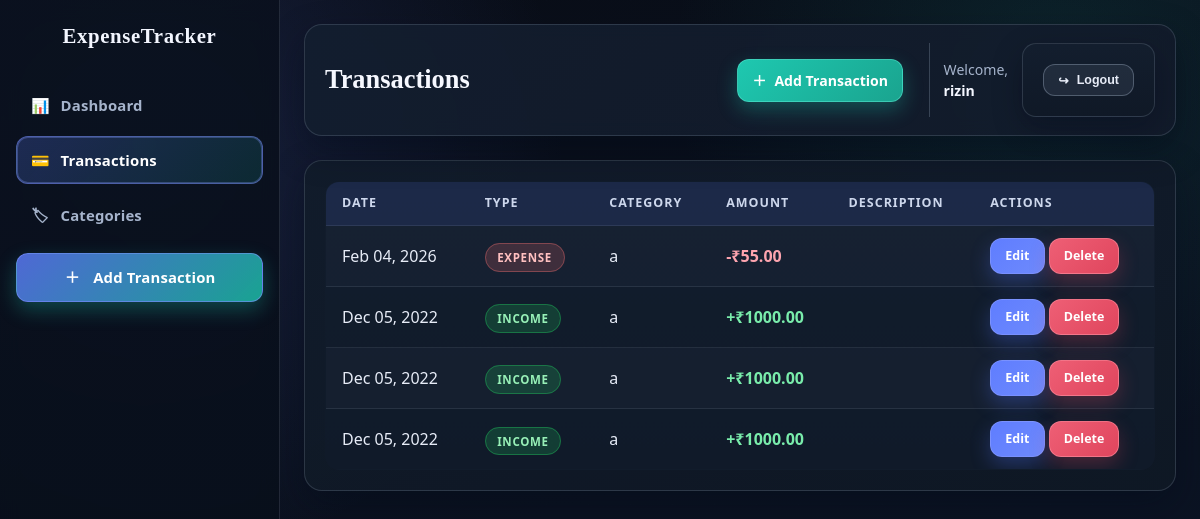
Page /transactions/ (signed in) on the committed database.
### tracker/models.py (models this page shows, shortened)
class Transaction(models.Model):
    INCOME = 'income'
    EXPENSE = 'expense'
    TYPE_CHOICES = [
        (INCOME, 'Income'),
        (EXPENSE, 'Expense'),
    ]
    user = models.ForeignKey(User, on_delete=models.CASCADE)
    amount = models.DecimalField(max_digits=10, decimal_places=2)
    type = models.CharField(max_length=7, choices=TYPE_CHOICES)
    category = models.ForeignKey(Category, on_delete=models.CASCADE)
    date = models.DateField()
    description = models.TextField(blank=True)

class Category(models.Model):
    name = models.CharField(max_length=100)
    user = models.ForeignKey(User, on_delete=models.CASCADE)
    class Meta:
        unique_together = ('name', 'user')  # Ensure unique category names per user

### tracker/views.py (the view)
# urls.py: path('transactions/', views.TransactionListView.as_view(), name='transaction_list'),
class TransactionListView(LoginRequiredMixin, ListView):
    model = Transaction
    template_name = 'tracker/transaction_list.html'
    context_object_name = 'transactions'
    paginate_by = 10
    def get_queryset(self):
        queryset = super().get_queryset().filter(user=self.request.user)
        return queryset.order_by('-date')

### tracker/templates/tracker/transaction_list.html (shortened to what this page needs)
{% extends 'tracker/base.html' %}
{% block page_title %}Transactions{% endblock %}
{% block header_actions %}
<a href="{% url 'transaction_add' %}" class="btn btn-success">
    <span class="icon">＋</span> Add Transaction
</a>
{% endblock %}
{% block content %}
<div class="table-responsive">
    <table class="table table-striped table-hover">
        <thead class="table-dark">
            <tr>
                <th>Date</th>
                <th>Type</th>
                <th>Category</th>
                <th>Amount</th>
                <th>Description</th>
                <th>Actions</th>
            </tr>
        </thead>
        <tbody>
            {% for transaction in transactions %}
            <tr>
                <td>{{ transaction.date|date:"M d, Y" }}</td>
                <td>
                    {% if transaction.type == 'income' %}
                        <span class="badge badge-income">Income</span>
                    {% else %}
                        <span class="badge badge-expense">Expense</span>
                    {% endif %}
                </td>
                <td>{{ transaction.category.name }}</td>
                <td class="{% if transaction.type == 'income' %}amount-income{% else %}amount-expense{% endif %}">
                    {% if transaction.type == 'income' %}+{% else %}-{% endif %}₹{{ transaction.amount }}
                </td>
                <td>{{ transaction.description|truncatechars:50 }}</td>
                <td>
                    <a href="{% url 'transaction_edit' transaction.pk %}" class="btn btn-sm">
                        Edit
                    </a>
                    <a href="{% url 'transaction_delete' transaction.pk %}" class="btn btn-danger btn-sm">
                        Delete
                    </a>
                </td>
            </tr>
            {% endfor %}
        </tbody>
    </table>
</div>
{% endblock %}

### tracker/templates/tracker/base.html (shortened to what this page needs)
{% load static %}
<!DOCTYPE html>
<html lang="en">
<head>
    <link rel="stylesheet" href="{% static 'tracker/css/main.css' %}">
</head>
<body>
    {% if user.is_authenticated %}
    <aside class="sidebar" id="sidebar">
        <h1>ExpenseTracker</h1>
        <nav>
            <div class="nav-item">
                <a href="{% url 'dashboard' %}" class="{% if request.resolver_match.url_name == 'dashboard' %}active{% endif %}">
                    <span class="nav-icon">📊</span> Dashboard
                </a>
            </div>
            <div class="nav-item">
                <a href="{% url 'transaction_list' %}" class="{% if 'transaction' in request.resolver_match.url_name %}active{% endif %}">
                    <span class="nav-icon">💳</span> Transactions
                </a>
            </div>
            <div class="nav-item">
                <a href="{% url 'category_list' %}" class="{% if 'category' in request.resolver_match.url_name %}active{% endif %}">
                    <span class="nav-icon">🏷</span> Categories
                </a>
            </div>
            <div class="nav-item">
                <a href="{% url 'transaction_add' %}" class="btn-success">
                    <span class="nav-icon">＋</span> Add Transaction
                </a>
            </div>
        </nav>
    </aside>
    {% endif %}
    <main class="main-content {% if not user.is_authenticated %}full-width{% endif %}">
        <div class="main-container">
            <header class="header">
                <h1>{% block page_title %}Dashboard{% endblock %}</h1>
                <div class="header-actions">
                    {% block header_actions %}{% endblock %}
                    {% if user.is_authenticated %}
                    <div class="user-section">
                        <div class="user-info">
                            <span>Welcome,</span>
                            <span class="username">{{ user.username }}</span>
                        </div>
                        <form method="post" action="{% url 'logout' %}">
                            <button type="submit" class="btn btn-secondary btn-sm">
                                <span class="icon">↪</span> Logout
                            </button>
                        </form>
                    </div>
                    {% endif %}
                </div>
            </header>
            <div class="content-card">
                {% block content %}{% endblock %}
            </div>
        </div>
    </main>
</body>
</html>

### rows in the picture
Transaction: type "EXPENSE"
Transaction: type "INCOME"
Transaction: type "INCOME"
Transaction: type "INCOME"

### other values in the picture
{{ user.username }} "rizin"
